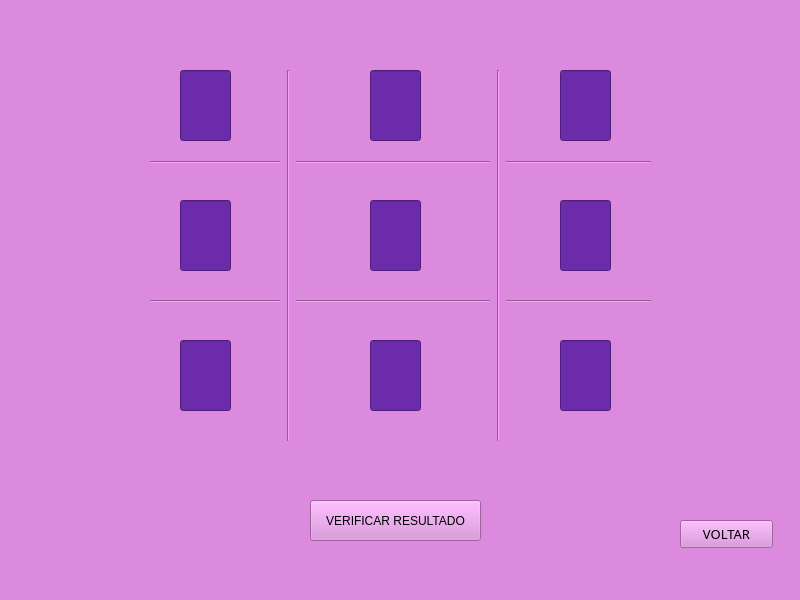
<?xml version="1.0" encoding="UTF-8"?>
<ui version="4.0">
 <class>MainWindow</class>
 <widget class="QMainWindow" name="MainWindow">
  <property name="geometry">
   <rect>
    <x>0</x>
    <y>0</y>
    <width>800</width>
    <height>600</height>
   </rect>
  </property>
  <property name="windowTitle">
   <string>MainWindow</string>
  </property>
  <property name="styleSheet">
   <string notr="true">background-color: rgb(220, 138, 221);</string>
  </property>
  <widget class="QWidget" name="centralwidget">
   <widget class="Line" name="line">
    <property name="geometry">
     <rect>
      <x>150</x>
      <y>100</y>
      <width>501</width>
      <height>124</height>
     </rect>
    </property>
    <property name="orientation">
     <enum>Qt::Horizontal</enum>
    </property>
   </widget>
   <widget class="Line" name="line_2">
    <property name="geometry">
     <rect>
      <x>150</x>
      <y>240</y>
      <width>501</width>
      <height>123</height>
     </rect>
    </property>
    <property name="orientation">
     <enum>Qt::Horizontal</enum>
    </property>
   </widget>
   <widget class="Line" name="line_3">
    <property name="geometry">
     <rect>
      <x>80</x>
      <y>310</y>
      <width>501</width>
      <height>0</height>
     </rect>
    </property>
    <property name="orientation">
     <enum>Qt::Vertical</enum>
    </property>
   </widget>
   <widget class="Line" name="line_4">
    <property name="geometry">
     <rect>
      <x>253</x>
      <y>20</y>
      <width>501</width>
      <height>0</height>
     </rect>
    </property>
    <property name="orientation">
     <enum>Qt::Vertical</enum>
    </property>
   </widget>
   <widget class="Line" name="line_5">
    <property name="geometry">
     <rect>
      <x>280</x>
      <y>70</y>
      <width>16</width>
      <height>371</height>
     </rect>
    </property>
    <property name="orientation">
     <enum>Qt::Vertical</enum>
    </property>
   </widget>
   <widget class="Line" name="line_6">
    <property name="geometry">
     <rect>
      <x>490</x>
      <y>70</y>
      <width>16</width>
      <height>371</height>
     </rect>
    </property>
    <property name="orientation">
     <enum>Qt::Vertical</enum>
    </property>
   </widget>
   <widget class="QPushButton" name="botaoJogar">
    <property name="geometry">
     <rect>
      <x>310</x>
      <y>500</y>
      <width>171</width>
      <height>41</height>
     </rect>
    </property>
    <property name="text">
     <string>VERIFICAR RESULTADO</string>
    </property>
   </widget>
   <widget class="QLineEdit" name="lineEdit">
    <property name="geometry">
     <rect>
      <x>180</x>
      <y>70</y>
      <width>51</width>
      <height>71</height>
     </rect>
    </property>
    <property name="styleSheet">
     <string notr="true">background-color: rgb(107, 43, 170);
font: 63 italic 40pt &quot;URW Bookman&quot;;</string>
    </property>
    <property name="text">
     <string/>
    </property>
   </widget>
   <widget class="QLineEdit" name="lineEdit_2">
    <property name="geometry">
     <rect>
      <x>370</x>
      <y>70</y>
      <width>51</width>
      <height>71</height>
     </rect>
    </property>
    <property name="styleSheet">
     <string notr="true">background-color: rgb(107, 43, 170);
font: 63 italic 40pt &quot;URW Bookman&quot;;</string>
    </property>
    <property name="text">
     <string/>
    </property>
   </widget>
   <widget class="QLineEdit" name="lineEdit_3">
    <property name="geometry">
     <rect>
      <x>560</x>
      <y>70</y>
      <width>51</width>
      <height>71</height>
     </rect>
    </property>
    <property name="styleSheet">
     <string notr="true">background-color: rgb(107, 43, 170);
font: 63 italic 40pt &quot;URW Bookman&quot;;</string>
    </property>
    <property name="text">
     <string/>
    </property>
   </widget>
   <widget class="QLineEdit" name="lineEdit_4">
    <property name="geometry">
     <rect>
      <x>180</x>
      <y>200</y>
      <width>51</width>
      <height>71</height>
     </rect>
    </property>
    <property name="styleSheet">
     <string notr="true">background-color: rgb(107, 43, 170);
font: 63 italic 40pt &quot;URW Bookman&quot;;</string>
    </property>
    <property name="text">
     <string/>
    </property>
   </widget>
   <widget class="QLineEdit" name="lineEdit_5">
    <property name="geometry">
     <rect>
      <x>370</x>
      <y>200</y>
      <width>51</width>
      <height>71</height>
     </rect>
    </property>
    <property name="styleSheet">
     <string notr="true">background-color: rgb(107, 43, 170);
font: 63 italic 40pt &quot;URW Bookman&quot;;</string>
    </property>
    <property name="text">
     <string/>
    </property>
   </widget>
   <widget class="QLineEdit" name="lineEdit_6">
    <property name="geometry">
     <rect>
      <x>560</x>
      <y>200</y>
      <width>51</width>
      <height>71</height>
     </rect>
    </property>
    <property name="styleSheet">
     <string notr="true">background-color: rgb(107, 43, 170);
font: 63 italic 40pt &quot;URW Bookman&quot;;</string>
    </property>
    <property name="text">
     <string/>
    </property>
   </widget>
   <widget class="QLineEdit" name="lineEdit_7">
    <property name="geometry">
     <rect>
      <x>180</x>
      <y>340</y>
      <width>51</width>
      <height>71</height>
     </rect>
    </property>
    <property name="styleSheet">
     <string notr="true">background-color: rgb(107, 43, 170);
font: 63 italic 40pt &quot;URW Bookman&quot;;</string>
    </property>
    <property name="text">
     <string/>
    </property>
   </widget>
   <widget class="QLineEdit" name="lineEdit_8">
    <property name="geometry">
     <rect>
      <x>370</x>
      <y>340</y>
      <width>51</width>
      <height>71</height>
     </rect>
    </property>
    <property name="styleSheet">
     <string notr="true">background-color: rgb(107, 43, 170);
font: 63 italic 40pt &quot;URW Bookman&quot;;</string>
    </property>
    <property name="text">
     <string/>
    </property>
   </widget>
   <widget class="QLineEdit" name="lineEdit_9">
    <property name="geometry">
     <rect>
      <x>560</x>
      <y>340</y>
      <width>51</width>
      <height>71</height>
     </rect>
    </property>
    <property name="styleSheet">
     <string notr="true">background-color: rgb(107, 43, 170);
font: 63 italic 40pt &quot;URW Bookman&quot;;</string>
    </property>
    <property name="text">
     <string/>
    </property>
   </widget>
   <widget class="QPushButton" name="botaoVoltar">
    <property name="geometry">
     <rect>
      <x>680</x>
      <y>520</y>
      <width>93</width>
      <height>28</height>
     </rect>
    </property>
    <property name="font">
     <font>
      <family>Segoe UI Semilight</family>
      <pointsize>10</pointsize>
     </font>
    </property>
    <property name="text">
     <string>VOLTAR</string>
    </property>
   </widget>
  </widget>
  <widget class="QStatusBar" name="statusbar"/>
 </widget>
 <resources/>
 <connections/>
</ui>
